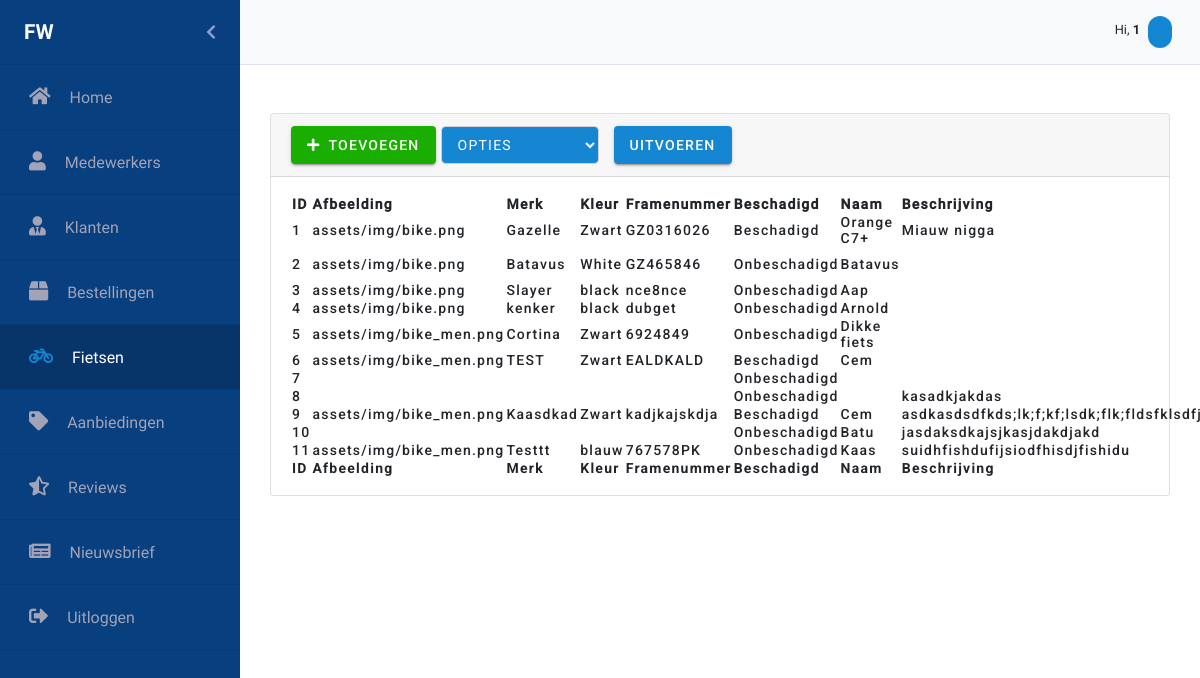
The page /fietsen.php on the database as committed earlier.
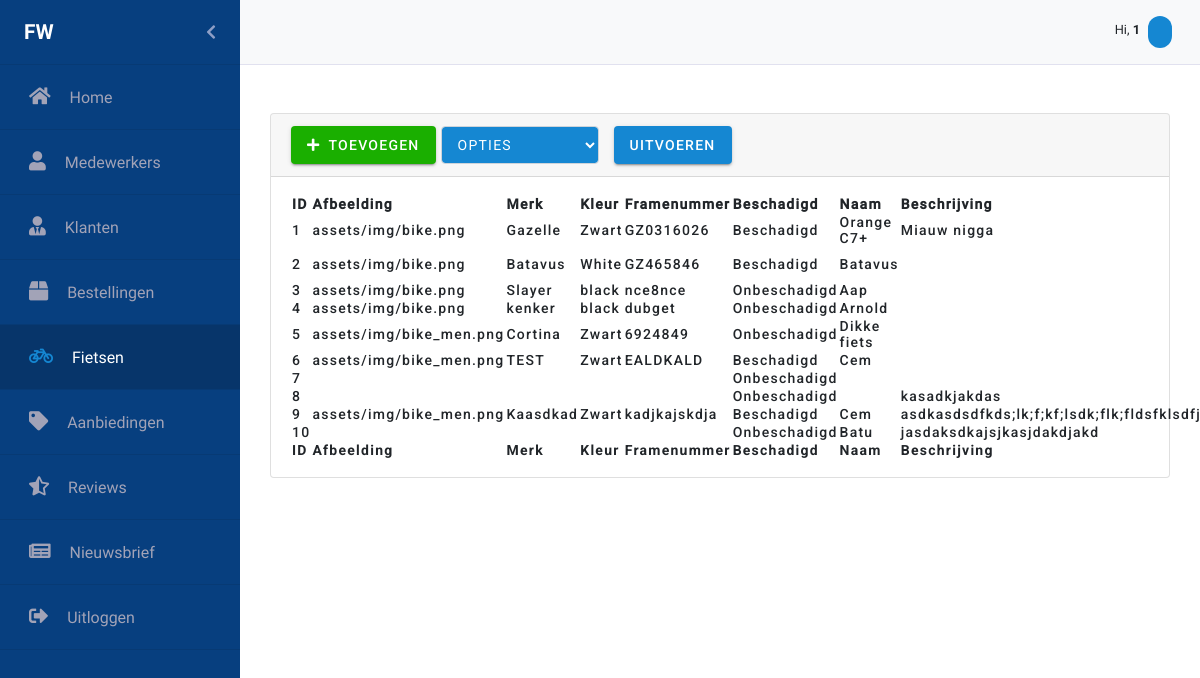
The same page on the database as committed later.
### tables this page shows
CREATE TABLE `bikes` (
  `id` int(11) NOT NULL,
  `image_path` varchar(255) NOT NULL,
  `brand` varchar(50) NOT NULL,
  `color` varchar(50) NOT NULL,
  `framenumber` varchar(50) NOT NULL,
  `damaged` tinyint(4) NOT NULL,
  `bikename` text NOT NULL,
  `biketype` int(11) NOT NULL,
  `gears` int(11) NOT NULL,
  `description` varchar(200) NOT NULL,
  `selling_price` float NOT NULL,
  `date_added` date NOT NULL
);

### fietsen.php (the view, shortened to what the changed rows need)
<?php
require_once("Controllers/dbconnect.php");
$records = $con->query("SELECT * FROM bikes");
?>
<!doctype html>
<html lang="en">
<head>
    <link rel="stylesheet" href="https://stackpath.bootstrapcdn.com/bootstrap/4.3.1/css/bootstrap.min.css"
>
    <link rel="stylesheet" href="https://use.fontawesome.com/releases/v5.8.2/css/all.css"
          type='text/css' media='all'>
    <link href="css/Material/material-components-web.min.css" rel="stylesheet">
    <link rel="stylesheet" href="scss/backend.css">
    <link rel="stylesheet" type="text/css" href="css/Datatable/select.dataTables.min.css">
    <link rel="stylesheet" type="text/css" href="css/Datatable/datatables.min.css"/>
    <link rel="stylesheet" type="text/css" href="css/Animate/animate.css">
</head>
<body>
<div id="wrapper" class="toggled">
    <div class="row gebruikers">
        <div class="card text-black mb-5 mt-5">
            <div id="datatable-card" class="card-body-table">
                <table id="fietsen" class="table-card" style="width:100%">
                    <thead>
                    <tr>
                        <th></th>
                        <th>ID</th>
                        <th>Afbeelding</th>
                        <th>Merk</th>
                        <th>Kleur</th>
                        <th>Framenummer</th>
                        <th>Beschadigd</th>
                        <th>Naam</th>
                        <th>Beschrijving</th>
                    </tr>
                    </thead>
                    <tbody>
                    <?php
                    while ($row = mysqli_fetch_array($records)) {
                        ?>
                        <tr>
                            <td></td>
                            <td><?php echo $row['id'] ?></td>
                            <td><?php echo $row['image_path'] ?></td>
                            <td><?php echo $row['brand'] ?></td>
                            <td><?php echo $row['color'] ?></td>
                            <td><?php echo $row['framenumber'] ?></td>
                            <td><?php if ($row['damaged'] == 1) {
                                    echo "Beschadigd";
                                } else if ($row['damaged'] == 0) {
                                    echo "Onbeschadigd";
                                } ?></td>
                            <td><?php echo $row['bikename'] ?></td>
                            <td><?php echo $row['description']?></td>
                        </tr>
                        <?php
                    }
                    ?>
                    </tbody>
                    <tfoot>
                    <tr>
                        <th></th>
                        <th>ID</th>
                        <th>Afbeelding</th>
                        <th>Merk</th>
                        <th>Kleur</th>
                        <th>Framenummer</th>
                        <th>Beschadigd</th>
                        <th>Naam</th>
                        <th>Beschrijving</th>
                    </tr>
                    </tfoot>
                </table>
            </div>
        </div>
    </div>
</div>
</body>
</html>

Rows that differ between the two databases and show on the page:
removed bikes: id "11", image_path "assets/img/bike_men.png", brand "Testtt", color "blauw", framenumber "767578PK", damaged "Onbeschadigd", bikename "Kaas", description "suidhfishdufijsiodfhisdjfishidu"
changed bikes "Batavus": damaged "Onbeschadigd" → "Beschadigd"
